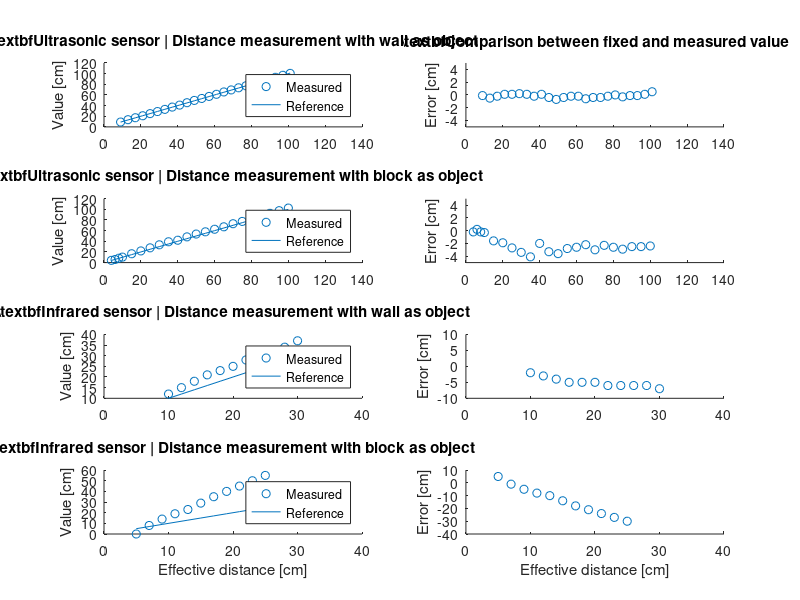

The MATLAB script that drew this image:
%Ultrasonic with wall
x1=[9 13 17 21 25 29 33 37 41 45 49 53 57 61 65 69 73 77 81 85 89 93 97 101];
y1=[9.1 13.5 17.2 20.9 24.9 28.8 32.9 37.2 40.9 45.4 49.7 53.4 57.2 61.2 65.6 69.4 73.4 77.2 81 85.3 89.1 93.1 96.9 100.5];

figure
subplot(4,2,1)
scatter(x1,y1)
title('\textbf{Ultrasonic sensor | Distance measurement with wall as object}')
ylabel('Value [cm]')
hold on
plot(x1,x1)
xlim([0 140])
hold off
legend('Measured','Reference')
subplot(4,2,2)
scatter(x1,x1-y1)
title('\textbf{Comparison between fixed and measured value}')
ylabel('Error [cm]')
xlim([0 140])
ylim([-5 5])

%Ultrasonic with block
x2=[4 6 8 10 15 20 25 30 35 40 45 50 55 60 65 70 75 80 85 90 95 100];
y2=[4.2 5.8 8.2 10.3 16.6 21.9 27.7 33.4 39.1 42.0 48.3 53.6 57.8 62.6 67.2 73.0 77.3 82.6 87.9 92.5 97.5 102.4];

subplot(4,2,3)
scatter(x2,y2)
title('\textbf{Ultrasonic sensor | Distance measurement with block as object}')
ylabel('Value [cm]')
hold on
plot(x2,x2)
xlim([0 140])
hold off
legend('Measured','Reference')
subplot(4,2,4)
scatter(x2,x2-y2)
ylabel('Error [cm]')
xlim([0 140])
ylim([-5 5])

%Infrared with wall
x3=[10 12 14 16 18 20 22 24 26 28 30];
y3=[12 15 18 21 23 25 28 30 32 34 37];

subplot(4,2,5)
scatter(x3,y3)
title('\textbf{Infrared sensor | Distance measurement with wall as object}')
ylabel('Value [cm]')
hold on
plot(x3,x3)
xlim([0 40])
hold off
legend('Measured','Reference')
subplot(4,2,6)
scatter(x3,x3-y3)
ylabel('Error [cm]')
xlim([0 40])
ylim([-10 10])

%Infrared with block
x4=[5 7 9 11 13 15 17 19 21 23 25 27];
y4=[0 8 14 19 23 29 35 40 45 50 55 inf];

subplot(4,2,7)
scatter(x4,y4)
title('\textbf{Infrared sensor | Distance measurement with block as object}')
xlabel('Effective distance [cm]')
ylabel('Value [cm]')
hold on
plot(x4,x4)
xlim([0 40])
hold off
legend('Measured','Reference')
subplot(4,2,8)
scatter(x4,x4-y4)
xlabel('Effective distance [cm]')
ylabel('Error [cm]')
xlim([0 40])
ylim([-40 10])
